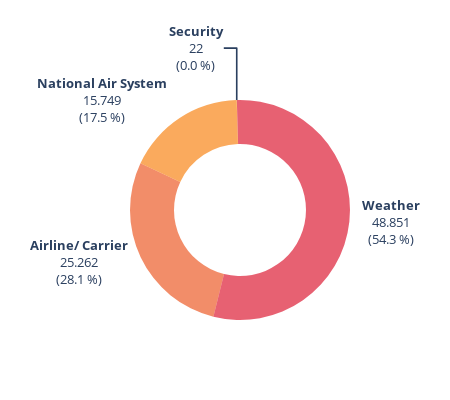

The code cell stored with this chart in its notebook:
### Markdown cell above
**Gründe für Stornierungen**

### Code cell
import pandas as pd
import plotly.graph_objects as go

# Daten vorbereiten und nach 'cancellations' sortieren
sorted_data = cancellations_summary.groupby('cancellation_reason', as_index=False)['cancellations'].sum().sort_values(by='cancellations', ascending=False)
sorted_data['percentage'] = (sorted_data['cancellations'] / sorted_data['cancellations'].sum() * 100).round(1)
sorted_data['text'] = sorted_data.apply(lambda x: f"{x['cancellation_reason']}<br>{x['cancellations']:,}".replace(",", ".") + f"<br>({x['percentage']}%)", axis=1)


# Gruppierung der Fluggesellschaften und Berechnung der Gesamtanteile
grouped_data = cancellations_summary.groupby(['cancellation_reason', 'airline'], as_index=False)['cancellations'].sum()
hover_texts = grouped_data.groupby('cancellation_reason').apply(
    lambda x: "<br>".join([f"{row['airline']}: {row['cancellations']}" for index, row in x.iterrows()])
).reset_index(name='info')

# Füge den vorbereiteten Hover-Text den ursprünglichen Daten hinzu
final_data = cancellations_summary.groupby('cancellation_reason', as_index=False)['cancellations'].sum()
final_data = final_data.merge(hover_texts, on='cancellation_reason', how='left')

# Prozentwerte und formatierten Text zu 'final_data' hinzufügen
final_data['percentage'] = (final_data['cancellations'] / final_data['cancellations'].sum() * 100).round(1)
final_data['text'] = final_data.apply(lambda x: f"<b>{x['cancellation_reason']}</b><br>{x['cancellations']:,}".replace(",", ".") + f"<br>({x['percentage']} %)", axis=1)


# Farbschema mit Alpha-Wert
colors_hex = ["rgba(236, 81, 26, 0.65)", "rgba(248, 125, 7, 0.65)", 
              "rgba(255, 166, 0, 0.65)", "rgba(219, 13, 39, 0.65)"]

# Erstellung des Kreisdiagramms
fig = go.Figure(data=[go.Pie(labels=final_data['cancellation_reason'], values=final_data['cancellations'],
                             hoverinfo='label+percent', text=final_data['text'],  # Verwende 'final_data' für 'text'
                             textinfo='text',
                             marker=dict(colors=colors_hex),
                             rotation=194,
                             direction="clockwise",
                             hovertemplate=final_data['info'].apply(lambda x: f'<b> %{{label}}</b><b> | Anzahl der Vorfälle nach Airline</b><br>{x}<extra></extra>'),
                             hole=.6,
                             sort=False)])

# Anpassen der Fontsize bei den Labels
fig.update_traces(textfont_size=13) 

# Anpassen der Größe des Diagramms und Legende entfernen
fig.update_layout(width=450, height=400, showlegend=False)


# Diagramm anzeigen
fig.show()

### Figure 1 — Plotly figure (JSON) as saved in the notebook; plotly's stock layout.template omitted (floating-point values rounded to 4 significant figures)
{"data": [{"direction": "clockwise", "hole": 0.6, "hoverinfo": "label+percent", "hovertemplate": ["<b> %{label}</b><b> | Anzahl der Vorfälle nach Airline</b><br>Alaska Airlines Inc.: 334<br>American Airlines Inc.: 2879<br>American Eagle Airlines Inc.: 2475<br>Atlantic Southeast Airlines: 3604<br>Delta Air Lines Inc.: 594<br>Frontier Airlines Inc.: 308<br>Hawaiian Airlines Inc.: 170<br>JetBlue Airways: 883<br>Skywest Airlines Inc.: 3205<br>Southwest Airlines Co.: 6122<br>Spirit Air Lines: 654<br>US Airways Inc.: 1007<br>United Air Lines Inc.: 2870<br>Virgin America: 157<extra></extra>", "<b> %{label}</b><b> | Anzahl der Vorfälle nach Airline</b><br>Alaska Airlines Inc.: 18<br>American Airlines Inc.: 730<br>American Eagle Airlines Inc.: 3385<br>Atlantic Southeast Airlines: 6544<br>Delta Air Lines Inc.: 257<br>JetBlue Airways: 928<br>Skywest Airlines Inc.: 1216<br>Southwest Airlines Co.: 1066<br>Spirit Air Lines: 279<br>US Airways Inc.: 570<br>United Air Lines Inc.: 391<br>Virgin America: 365<extra></extra>", "<b> %{label}</b><b> | Anzahl der Vorfälle nach Airline</b><br>American Airlines Inc.: 4<br>American Eagle Airlines Inc.: 1<br>Atlantic Southeast Airlines: 1<br>JetBlue Airways: 1<br>Southwest Airlines Co.: 12<br>Spirit Air Lines: 3<extra></extra>", "<b> %{label}</b><b> | Anzahl der Vorfälle nach Airline</b><br>Alaska Airlines Inc.: 317<br>American Airlines Inc.: 7306<br>American Eagle Airlines Inc.: 9164<br>Atlantic Southeast Airlines: 5082<br>Delta Air Lines Inc.: 2973<br>Frontier Airlines Inc.: 280<br>Hawaiian Airlines Inc.: 1<br>JetBlue Airways: 2464<br>Skywest Airlines Inc.: 5539<br>Southwest Airlines Co.: 8843<br>Spirit Air Lines: 1068<br>US Airways Inc.: 2490<br>United Air Lines Inc.: 3312<br>Virgin America: 12<extra></extra>"], "labels": ["Airline/ Carrier", "National Air System", "Security", "Weather"], "marker": {"colors": ["rgba(236, 81, 26, 0.65)", "rgba(248, 125, 7, 0.65)", "rgba(255, 166, 0, 0.65)", "rgba(219, 13, 39, 0.65)"]}, "rotation": 194, "sort": false, "text": ["<b>Airline/ Carrier</b><br>25.262<br>(28.1 %)", "<b>National Air System</b><br>15.749<br>(17.5 %)", "<b>Security</b><br>22<br>(0.0 %)", "<b>Weather</b><br>48.851<br>(54.3 %)"], "textfont": {"size": 13}, "textinfo": "text", "type": "pie", "values": [25262, 15749, 22, 48851]}], "layout": {"height": 400, "showlegend": false, "width": 450}}
